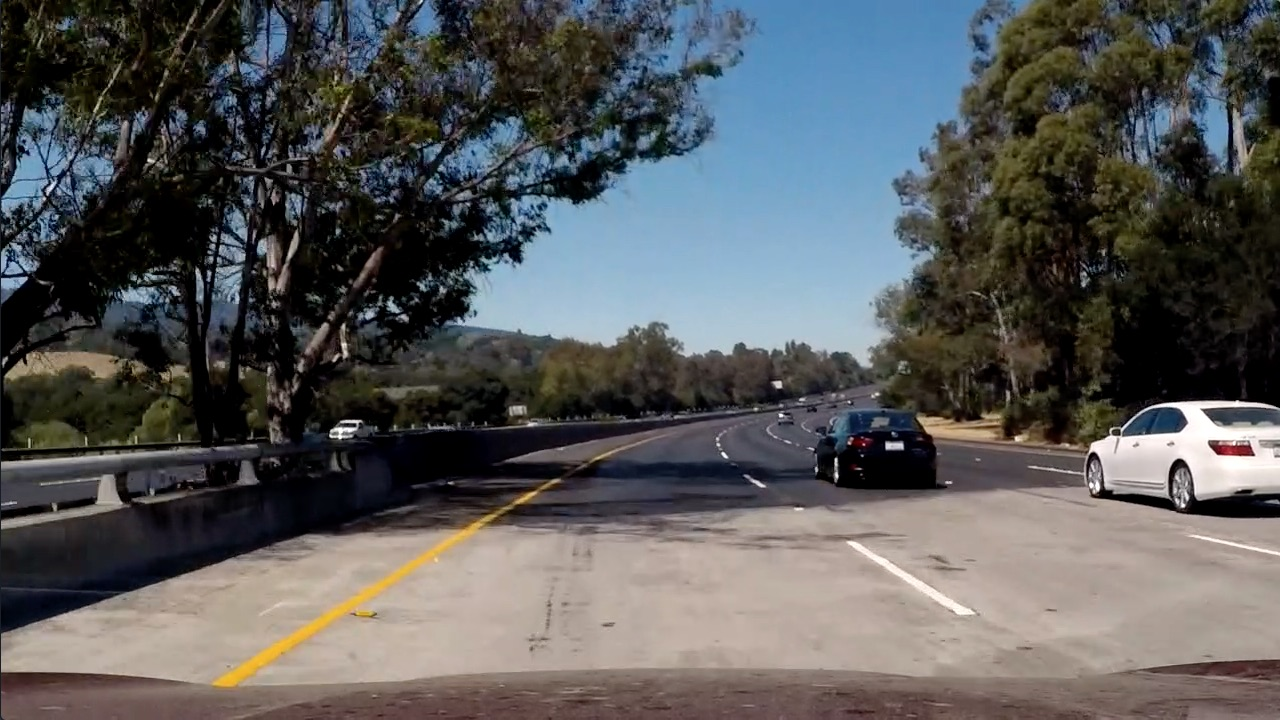
#> input picture test_images/test5.jpg, 1280 x 720 px
$ python perspective_transform.py
#> lines starting #> are read from the running program, lines starting #| are printed output that depends on the picture
import numpy as np
import cv2

def image_warp(img, reversed=False, box=False):
    """Calculates perspective transform function
    Parameters
    :img:      undistored image array
    :reversed: If set True, compute the inverse to unwarp the image
    :box:      plot calibration box in source (original) and destination
               (desired or warped) coordinates
    Return
    :warped:   perspective transformed image
    """
    # Define four source coordinates (calibration box)
    src = np.array([[689,450],
                    [1038,675],
                    [280,675],
                    [594,450]], dtype=np.float32)

    # Four desired or warped (dst - destination) points
    offset = 280
    dst = np.float32([[1279-offset, 0],
                      [1279-offset, 719],
                      [offset, 719],
                      [offset, 0]])

    if reversed == False:
        # Compute the perspective transform, M
        M = cv2.getPerspectiveTransform(src, dst)
        warped_img = cv2.warpPerspective(img, M, img.shape[1::-1], flags=cv2.INTER_LINEAR)
        if box == True:
            cv2.polylines(img, np.int32([src]), True, (255,0,255),thickness=2)
            cv2.polylines(warped_img, np.int32([dst]), True, (255,0,255),thickness=4)
        # Returns warped image - uses linear interpolation
        return warped_img

    elif reversed == True:
        # Compute the inverse to unwarp the image by swapping the input parameters
        Minv = cv2.getPerspectiveTransform(dst, src)
        # Returns unwarped image - uses linear interpolation
        unwarped_img = cv2.warpPerspective(img, Minv, img.shape[1::-1], flags=cv2.INTER_LINEAR)
        return unwarped_img, Minv

    return None


if __name__ == '__main__':

    import argparse
    import matplotlib.pyplot as plt

    parser = argparse.ArgumentParser()
    parser.add_argument("-p", "--path", default='test_images/test5.jpg',
                        help="specify path with image file name as PATH \
                        (without -p the default is: %(default)s)")
    parser.add_argument("-b", "--box", action='store_true',
                        help="plot calibration box in source (original) and destination \
                        (desired or warped) coordinates")
    args = parser.parse_args()
    print("Path to File Set to: {}".format(args.path))

    # Read in an image from args.path
    img = cv2.imread(args.path)
#> img is the input picture: shape (720, 1280, 3); mean B, G, R 89.8, 89.3, 88.5
    img_rgb = cv2.cvtColor(img, cv2.COLOR_BGR2RGB)
    warped_img = image_warp(img_rgb, reversed=False, box=args.box)
#> in image_warp, `warped_img = cv2.warpPerspective(img, M, img.shape[1::-1], flags=cv2.I..`:
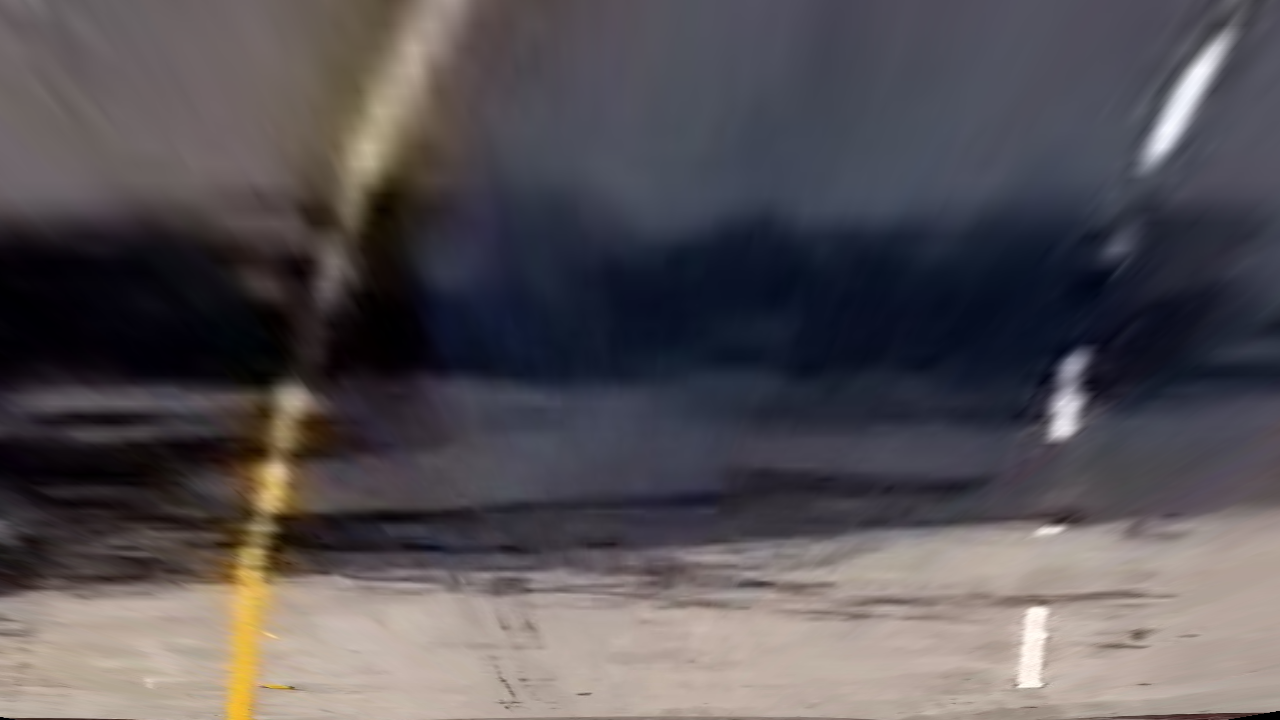
#> warped_img: shape (720, 1280, 3); mean R, G, B 86.8, 81.8, 85.3
    f, (ax1, ax2) = plt.subplots(1, 2, figsize=(12,5))
    ax1.imshow(img_rgb)
    ax1.set_title('Source Image', fontsize=10)
    ax2.imshow(warped_img)
    ax2.set_title('Warped Image', fontsize=10)
    plt.show()
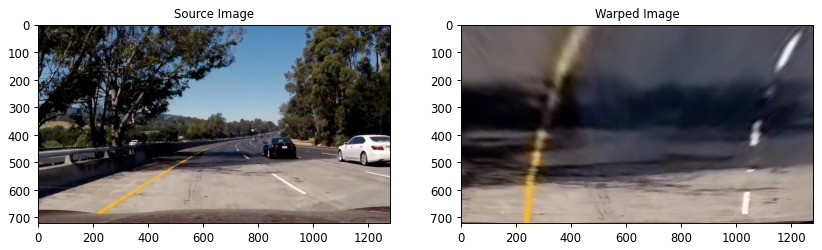
#> figure drawn by matplotlib, 2 panels

$ run again, with test_images/test1.jpg copied over test_images/test5.jpg
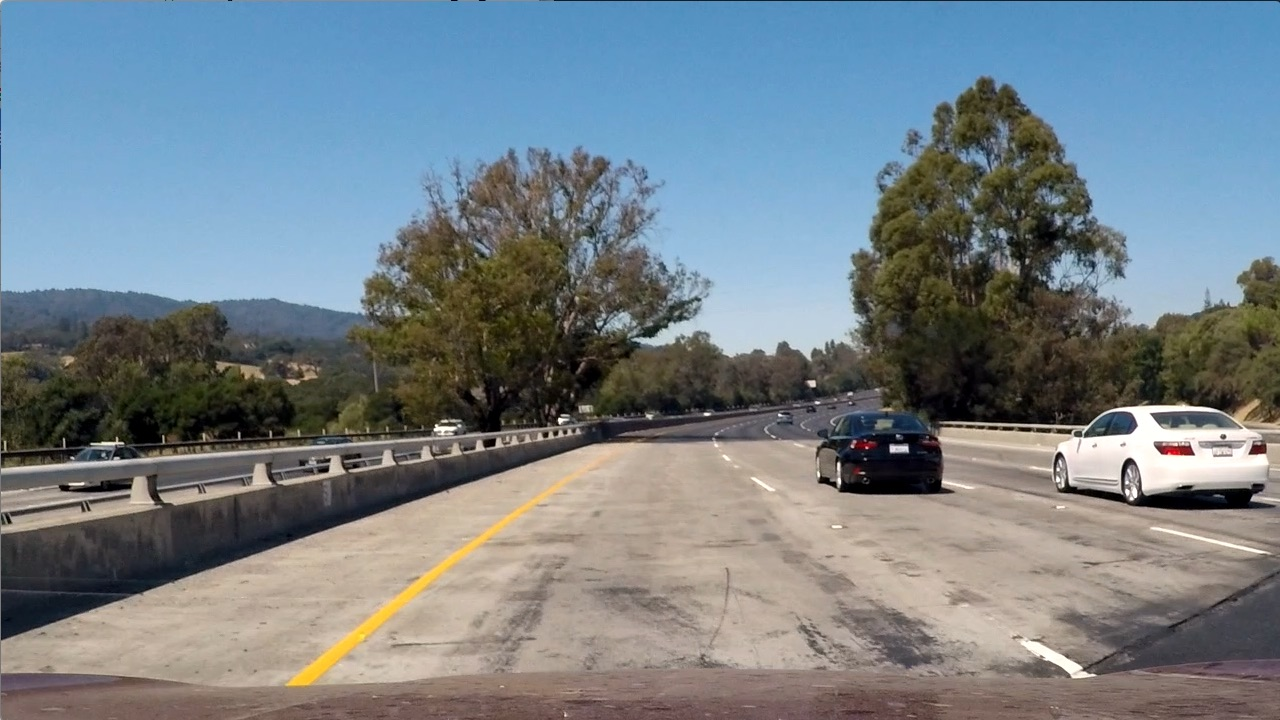
#> input picture test_images/test1.jpg, 1280 x 720 px
#> img is the input picture: shape (720, 1280, 3); mean B, G, R 135.5, 128.7, 117.5
#> in image_warp, `warped_img = cv2.warpPerspective(img, M, img.shape[1::-1], flags=cv2.I..`:
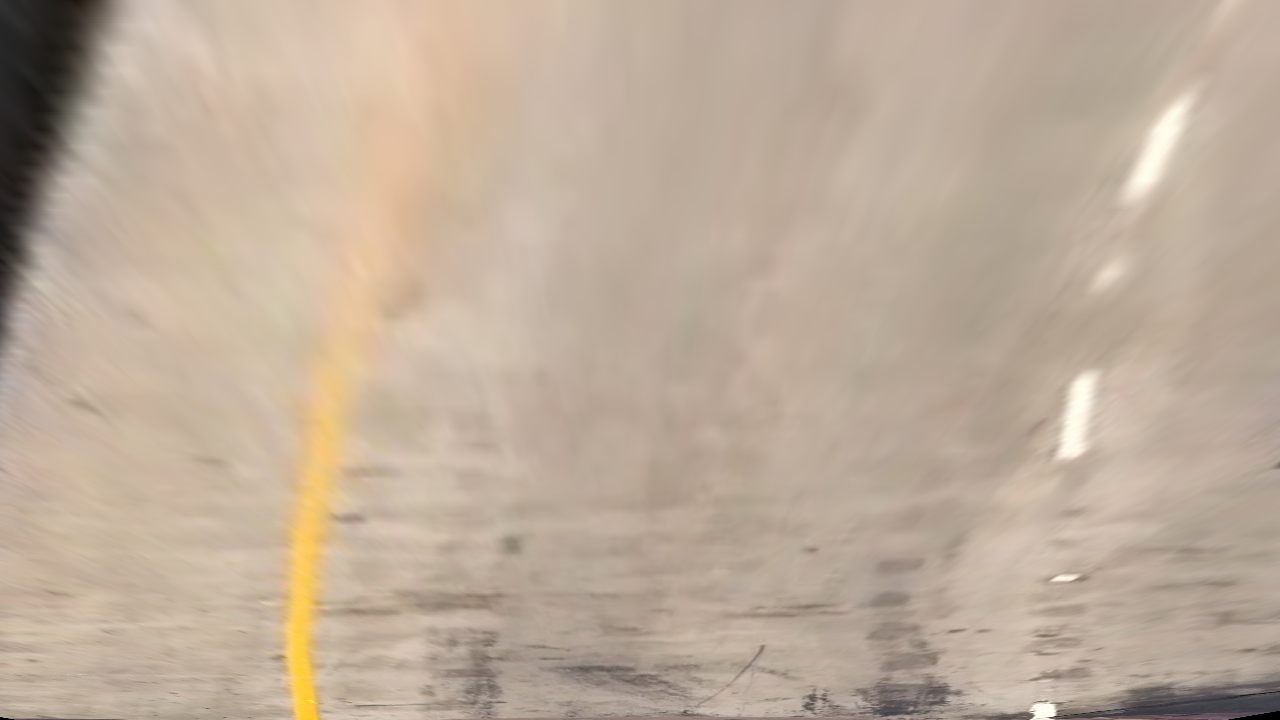
#> warped_img: shape (720, 1280, 3); mean R, G, B 189.8, 172, 154.3
#> `plt.show()`:
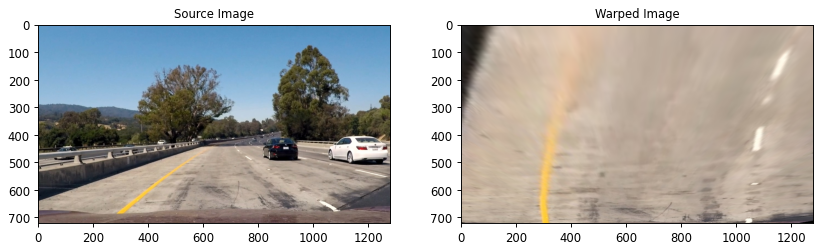
#> figure drawn by matplotlib, 2 panels

$ run again, with test_images/test2.jpg copied over test_images/test5.jpg
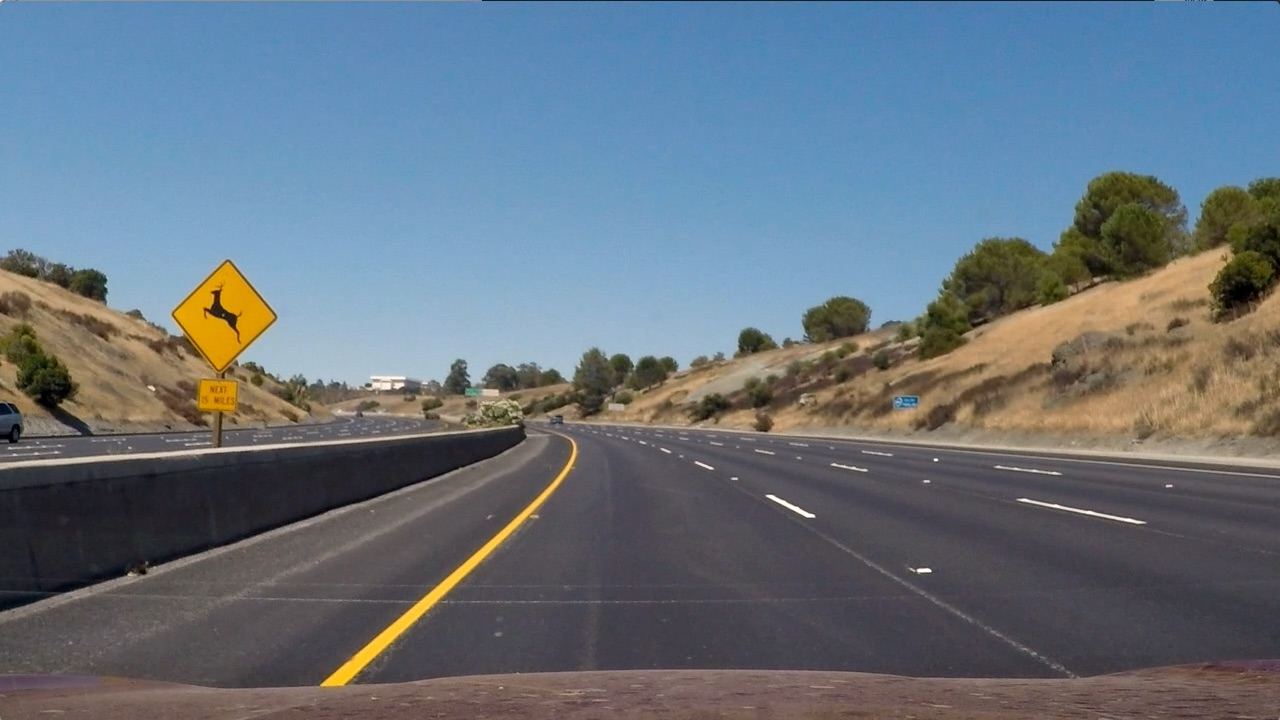
#> input picture test_images/test2.jpg, 1280 x 720 px
#> img is the input picture: shape (720, 1280, 3); mean B, G, R 125.5, 114.6, 102.8
#> in image_warp, `warped_img = cv2.warpPerspective(img, M, img.shape[1::-1], flags=cv2.I..`:
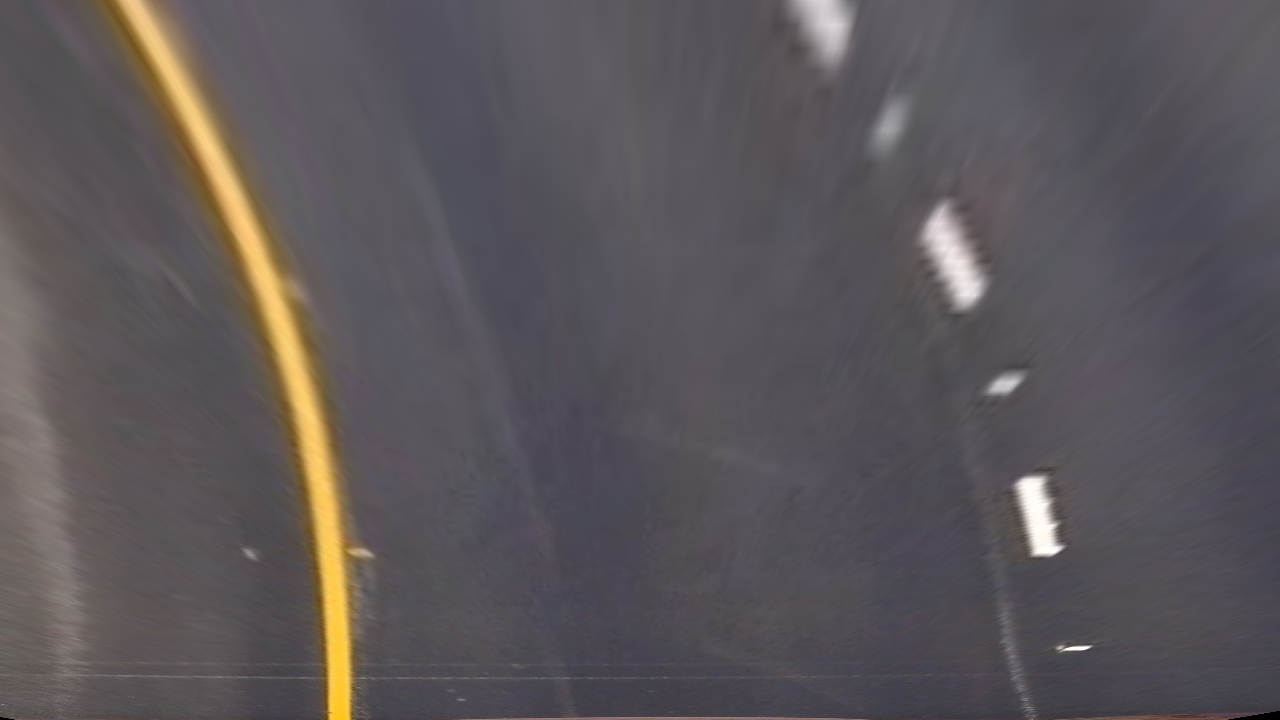
#> warped_img: shape (720, 1280, 3); mean R, G, B 91.8, 86.4, 89.4
#> `plt.show()`:
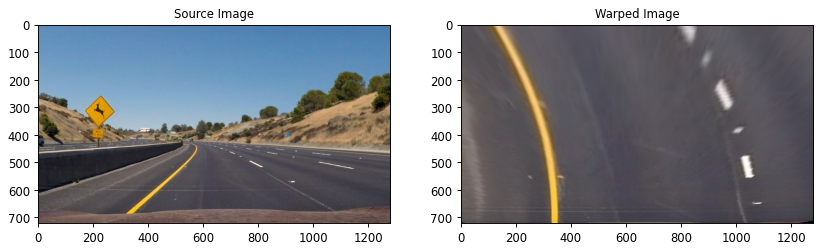
#> figure drawn by matplotlib, 2 panels

$ run again, with test_images/test3.jpg copied over test_images/test5.jpg
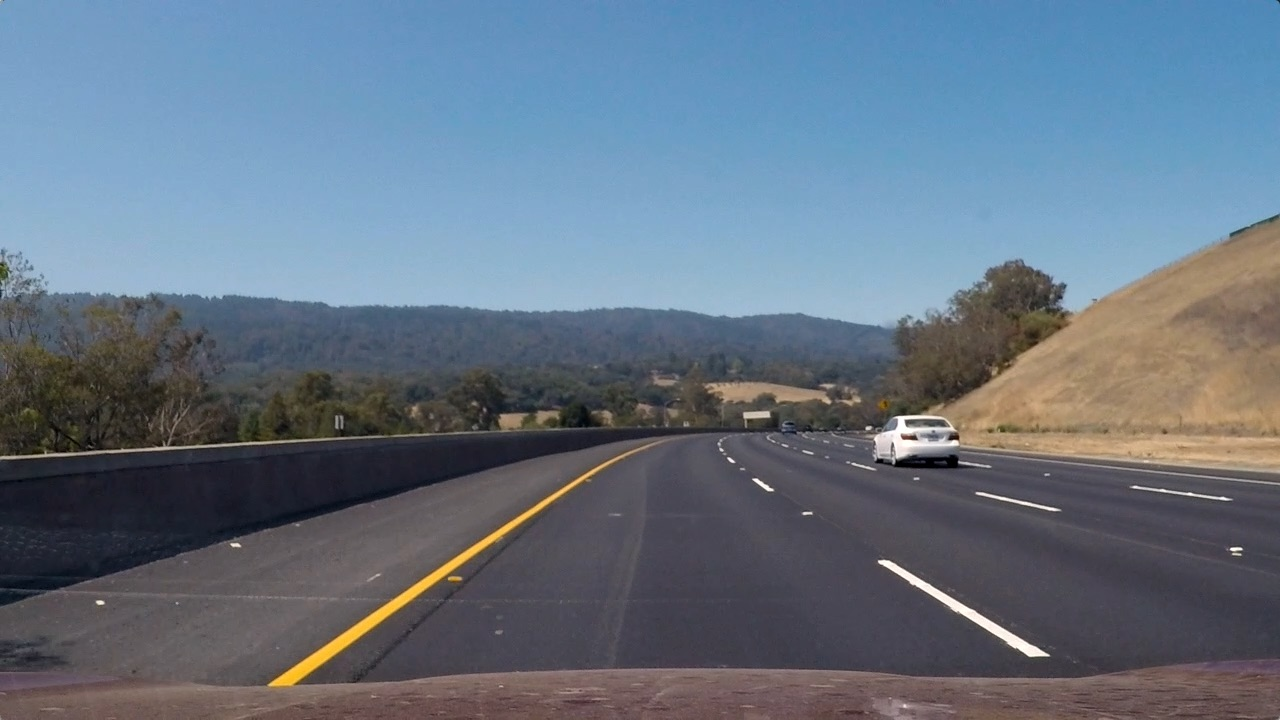
#> input picture test_images/test3.jpg, 1280 x 720 px
#> img is the input picture: shape (720, 1280, 3); mean B, G, R 130.7, 115.3, 101.1
#> in image_warp, `warped_img = cv2.warpPerspective(img, M, img.shape[1::-1], flags=cv2.I..`:
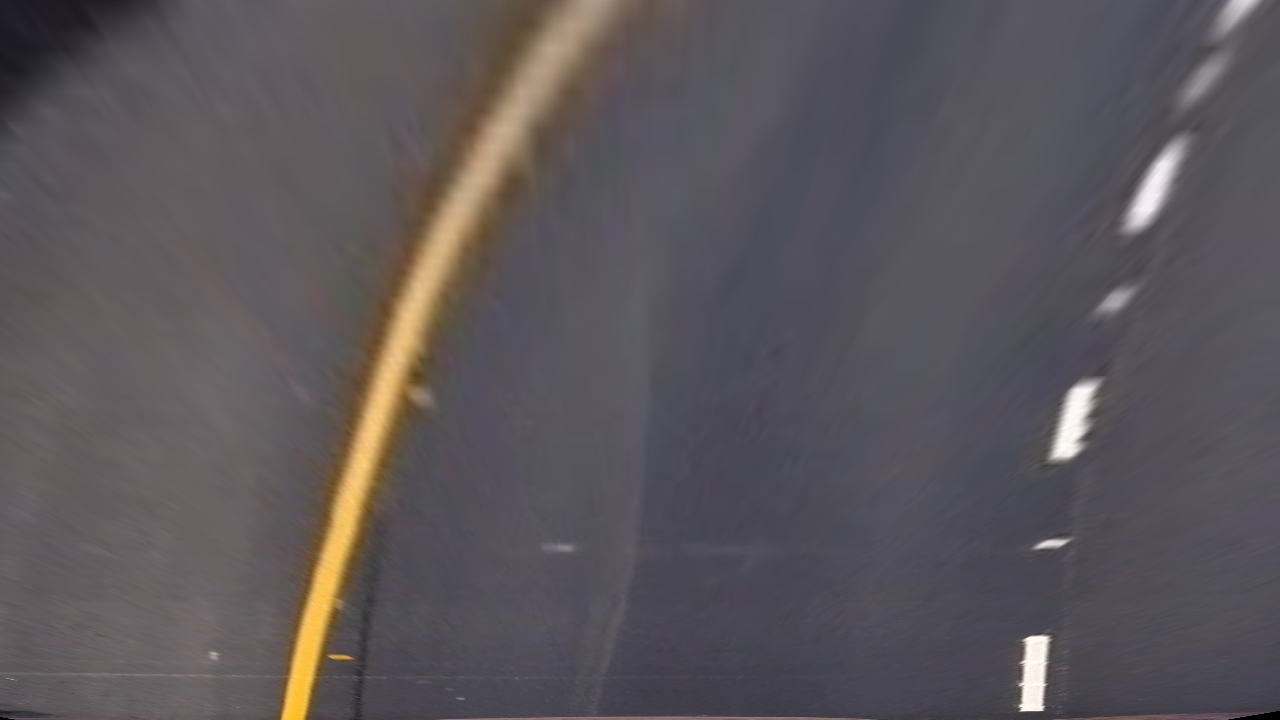
#> warped_img: shape (720, 1280, 3); mean R, G, B 91.2, 86, 90.4
#> `plt.show()`:
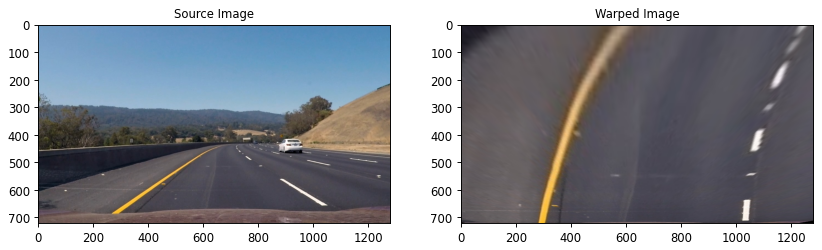
#> figure drawn by matplotlib, 2 panels
